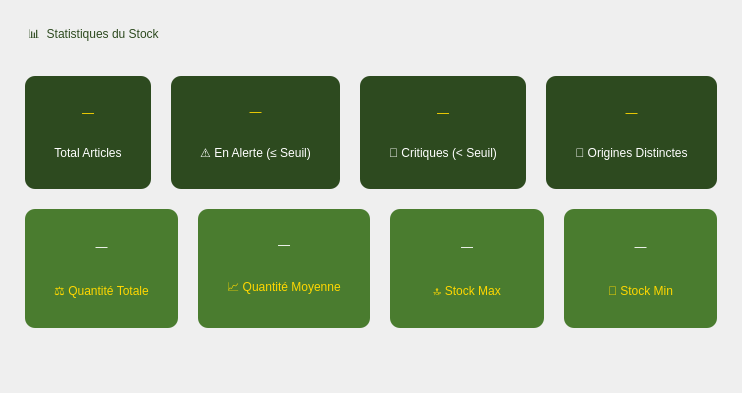
          <widget class="QWidget" name="stockStatsTab">
           <attribute name="title">
            <string>Statistiques</string>
           </attribute>
           <layout class="QVBoxLayout" name="verticalLayout_stats">
            <property name="spacing">
             <number>20</number>
            </property>
            <property name="margin" stdset="0">
             <number>25</number>
            </property>
            <item>
             <widget class="QLabel" name="statsTitleStock">
              <property name="styleSheet">
               <string notr="true">font: 900 16pt &quot;Segoe UI&quot;; color: #2d4a1f; border-bottom: 2px solid #ffd700; padding-bottom: 8px;</string>
              </property>
              <property name="text">
               <string>📊  Statistiques du Stock</string>
              </property>
              <property name="alignment">
               <set>Qt::AlignmentFlag::AlignLeading</set>
              </property>
             </widget>
            </item>
            <item>
             <layout class="QHBoxLayout" name="statsRow1">
              <property name="spacing">
               <number>20</number>
              </property>
              <item>
               <widget class="QFrame" name="cardTotalStocks">
                <property name="styleSheet">
                 <string notr="true">QFrame{background:#2d4a1f; border-radius:10px; padding:10px;}</string>
                </property>
                <layout class="QVBoxLayout">
                 <item>
                  <widget class="QLabel" name="valueTotalStocks">
                   <property name="styleSheet">
                    <string notr="true">color:#ffd700; font: 900 28pt &quot;Segoe UI&quot;;</string>
                   </property>
                   <property name="text">
                    <string>—</string>
                   </property>
                   <property name="alignment">
                    <set>Qt::AlignmentFlag::AlignCenter</set>
                   </property>
                  </widget>
                 </item>
                 <item>
                  <widget class="QLabel" name="labelTotalStocks">
                   <property name="styleSheet">
                    <string notr="true">color:#ffffff; font: 10pt &quot;Segoe UI&quot;;</string>
                   </property>
                   <property name="text">
                    <string>Total Articles</string>
                   </property>
                   <property name="alignment">
                    <set>Qt::AlignmentFlag::AlignCenter</set>
                   </property>
                  </widget>
                 </item>
                </layout>
               </widget>
              </item>
              <item>
               <widget class="QFrame" name="cardAlertStocks">
                <property name="styleSheet">
                 <string notr="true">QFrame{background:#2d4a1f; border-radius:10px; padding:10px;}</string>
                </property>
                <layout class="QVBoxLayout">
                 <item>
                  <widget class="QLabel" name="valueAlertStocks">
                   <property name="styleSheet">
                    <string notr="true">color:#ffd700; font: 900 28pt &quot;Segoe UI&quot;;</string>
                   </property>
                   <property name="text">
                    <string>—</string>
                   </property>
                   <property name="alignment">
                    <set>Qt::AlignmentFlag::AlignCenter</set>
                   </property>
                  </widget>
                 </item>
                 <item>
                  <widget class="QLabel" name="labelAlertStocks">
                   <property name="styleSheet">
                    <string notr="true">color:#ffffff; font: 10pt &quot;Segoe UI&quot;;</string>
                   </property>
                   <property name="text">
                    <string>⚠ En Alerte (≤ Seuil)</string>
                   </property>
                   <property name="alignment">
                    <set>Qt::AlignmentFlag::AlignCenter</set>
                   </property>
                  </widget>
                 </item>
                </layout>
               </widget>
              </item>
              <item>
               <widget class="QFrame" name="cardStockCritique">
                <property name="styleSheet">
                 <string notr="true">QFrame{background:#2d4a1f; border-radius:10px; padding:10px;}</string>
                </property>
                <layout class="QVBoxLayout">
                 <item>
                  <widget class="QLabel" name="valueStockCritique">
                   <property name="styleSheet">
                    <string notr="true">color:#ffd700; font: 900 28pt &quot;Segoe UI&quot;;</string>
                   </property>
                   <property name="text">
                    <string>—</string>
                   </property>
                   <property name="alignment">
                    <set>Qt::AlignmentFlag::AlignCenter</set>
                   </property>
                  </widget>
                 </item>
                 <item>
                  <widget class="QLabel" name="labelStockCritique">
                   <property name="styleSheet">
                    <string notr="true">color:#ffffff; font: 10pt &quot;Segoe UI&quot;;</string>
                   </property>
                   <property name="text">
                    <string>🔴 Critiques (&lt; Seuil)</string>
                   </property>
                   <property name="alignment">
                    <set>Qt::AlignmentFlag::AlignCenter</set>
                   </property>
                  </widget>
                 </item>
                </layout>
               </widget>
              </item>
              <item>
               <widget class="QFrame" name="cardNbOrigines">
                <property name="styleSheet">
                 <string notr="true">QFrame{background:#2d4a1f; border-radius:10px; padding:10px;}</string>
                </property>
                <layout class="QVBoxLayout">
                 <item>
                  <widget class="QLabel" name="valueNbOrigines">
                   <property name="styleSheet">
                    <string notr="true">color:#ffd700; font: 900 28pt &quot;Segoe UI&quot;;</string>
                   </property>
                   <property name="text">
                    <string>—</string>
                   </property>
                   <property name="alignment">
                    <set>Qt::AlignmentFlag::AlignCenter</set>
                   </property>
                  </widget>
                 </item>
                 <item>
                  <widget class="QLabel" name="labelNbOrigines">
                   <property name="styleSheet">
                    <string notr="true">color:#ffffff; font: 10pt &quot;Segoe UI&quot;;</string>
                   </property>
                   <property name="text">
                    <string>📍 Origines Distinctes</string>
                   </property>
                   <property name="alignment">
                    <set>Qt::AlignmentFlag::AlignCenter</set>
                   </property>
                  </widget>
                 </item>
                </layout>
               </widget>
              </item>
             </layout>
            </item>
            <item>
             <layout class="QHBoxLayout" name="statsRow2">
              <property name="spacing">
               <number>20</number>
              </property>
              <item>
               <widget class="QFrame" name="cardTotalQte">
                <property name="styleSheet">
                 <string notr="true">QFrame{background:#4a7c2f; border-radius:10px; padding:10px;}</string>
                </property>
                <layout class="QVBoxLayout">
                 <item>
                  <widget class="QLabel" name="valueTotalQuantite">
                   <property name="styleSheet">
                    <string notr="true">color:#ffffff; font: 700 18pt &quot;Segoe UI&quot;;</string>
                   </property>
                   <property name="text">
                    <string>—</string>
                   </property>
                   <property name="alignment">
                    <set>Qt::AlignmentFlag::AlignCenter</set>
                   </property>
                  </widget>
                 </item>
                 <item>
                  <widget class="QLabel" name="labelTotalQuantite">
                   <property name="styleSheet">
                    <string notr="true">color:#ffd700; font: 10pt &quot;Segoe UI&quot;;</string>
                   </property>
                   <property name="text">
                    <string>⚖ Quantité Totale</string>
                   </property>
                   <property name="alignment">
                    <set>Qt::AlignmentFlag::AlignCenter</set>
                   </property>
                  </widget>
                 </item>
                </layout>
               </widget>
              </item>
              <item>
               <widget class="QFrame" name="cardMoyenneQte">
                <property name="styleSheet">
                 <string notr="true">QFrame{background:#4a7c2f; border-radius:10px; padding:10px;}</string>
                </property>
                <layout class="QVBoxLayout">
                 <item>
                  <widget class="QLabel" name="valueMoyenneQuantite">
                   <property name="styleSheet">
                    <string notr="true">color:#ffffff; font: 700 18pt &quot;Segoe UI&quot;;</string>
                   </property>
                   <property name="text">
                    <string>—</string>
                   </property>
                   <property name="alignment">
                    <set>Qt::AlignmentFlag::AlignCenter</set>
                   </property>
                  </widget>
                 </item>
                 <item>
                  <widget class="QLabel" name="labelMoyenneQuantite">
                   <property name="styleSheet">
                    <string notr="true">color:#ffd700; font: 10pt &quot;Segoe UI&quot;;</string>
                   </property>
                   <property name="text">
                    <string>📈 Quantité Moyenne</string>
                   </property>
                   <property name="alignment">
                    <set>Qt::AlignmentFlag::AlignCenter</set>
                   </property>
                  </widget>
                 </item>
                </layout>
               </widget>
              </item>
              <item>
               <widget class="QFrame" name="cardStockMax">
                <property name="styleSheet">
                 <string notr="true">QFrame{background:#4a7c2f; border-radius:10px; padding:10px;}</string>
                </property>
                <layout class="QVBoxLayout">
                 <item>
                  <widget class="QLabel" name="valueStockMax">
                   <property name="styleSheet">
                    <string notr="true">color:#ffffff; font: 700 11pt &quot;Segoe UI&quot;;</string>
                   </property>
                   <property name="text">
                    <string>—</string>
                   </property>
                   <property name="alignment">
                    <set>Qt::AlignmentFlag::AlignCenter</set>
                   </property>
                  </widget>
                 </item>
                 <item>
                  <widget class="QLabel" name="labelStockMax">
                   <property name="styleSheet">
                    <string notr="true">color:#ffd700; font: 10pt &quot;Segoe UI&quot;;</string>
                   </property>
                   <property name="text">
                    <string>🔝 Stock Max</string>
                   </property>
                   <property name="alignment">
                    <set>Qt::AlignmentFlag::AlignCenter</set>
                   </property>
                  </widget>
                 </item>
                </layout>
               </widget>
              </item>
              <item>
               <widget class="QFrame" name="cardStockMin">
                <property name="styleSheet">
                 <string notr="true">QFrame{background:#4a7c2f; border-radius:10px; padding:10px;}</string>
                </property>
                <layout class="QVBoxLayout">
                 <item>
                  <widget class="QLabel" name="valueStockMin">
                   <property name="styleSheet">
                    <string notr="true">color:#ffffff; font: 700 11pt &quot;Segoe UI&quot;;</string>
                   </property>
                   <property name="text">
                    <string>—</string>
                   </property>
                   <property name="alignment">
                    <set>Qt::AlignmentFlag::AlignCenter</set>
                   </property>
                  </widget>
                 </item>
                 <item>
                  <widget class="QLabel" name="labelStockMin">
                   <property name="styleSheet">
                    <string notr="true">color:#ffd700; font: 10pt &quot;Segoe UI&quot;;</string>
                   </property>
                   <property name="text">
                    <string>🔻 Stock Min</string>
                   </property>
                   <property name="alignment">
                    <set>Qt::AlignmentFlag::AlignCenter</set>
                   </property>
                  </widget>
                 </item>
                </layout>
               </widget>
              </item>
             </layout>
            </item>
            <item>
             <spacer name="verticalSpacerStats">
              <property name="orientation">
               <enum>Qt::Orientation::Vertical</enum>
              </property>
              <property name="sizeHint" stdset="0">
               <size>
                <width>20</width>
                <height>40</height>
               </size>
              </property>
             </spacer>
            </item>
           </layout>
          </widget>
